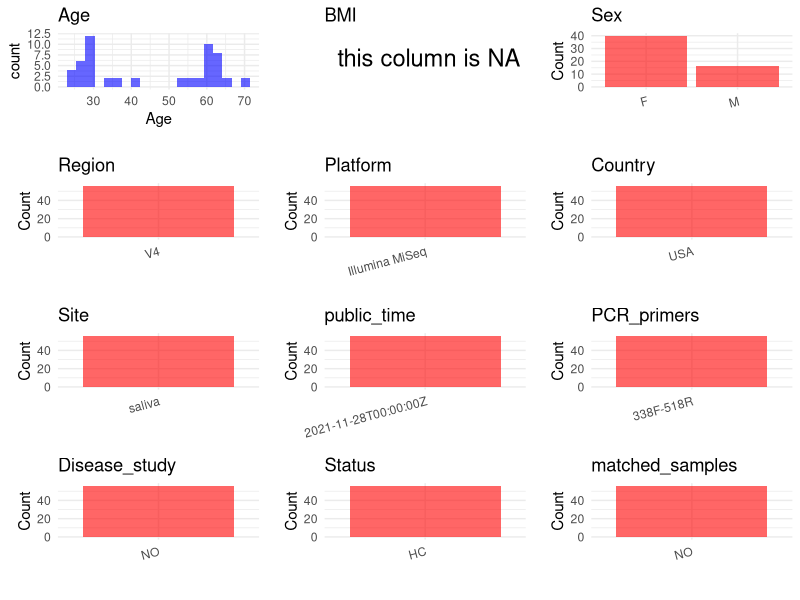

The R script that drew this image: (Note: this script raises an error after producing the figure.)
## ---- chunk 1
# Load necessary libraries
library(dplyr)
library(ggplot2)
library(cowplot)

# Set working directory (update this path to your local directory)
setwd("E:/bioproject/PRJEB48040")

# Read the initial metadata files
initial_meta <- read.csv("SraRunTable.csv", header = T)

# Display the first few rows of the metadata
head(initial_meta)
## ---- chunk 2
# Create a uniform metadata dataframe
metadata <- data.frame(
  BioProject = initial_meta$BioProject,
  Run = initial_meta$Run,
  sample_name = initial_meta$host_subject_id,
  Age = initial_meta$Host_age,
  BMI = NA,  
  Sex = initial_meta$host_sex,
  Region = initial_meta$target_subfragment..exp.,
  Platform = initial_meta$Instrument,
  Site = initial_meta$env_material,
  public_time = initial_meta$ReleaseDate,
  stringsAsFactors=FALSE
)

# Use abbreviations to indicate gender
metadata <- metadata %>%
  mutate(Sex = recode(Sex, "female" = "F", "male" = "M"))
## ---- chunk 3
# Add information obtained from the publication
metadata$Country <- "USA"
metadata$PCR_primers <- "338F-518R"
metadata$title <- "Assessing saliva microbiome collection and processing methods"
metadata$Disease_study <- "NO"
# Assign disease status based on sample_name patterns
metadata$Status <- "HC"

# Check initial data distribution
cat("Initial sample distribution:\n")
table(metadata$sample_name)
table(metadata$Site)

# Calculate sampling frequency per subject
sample_counts <- table(metadata$sample_name)
cat("\nNumber of samples per subject:\n")
print(sample_counts)

# Create matched_samples column
metadata$matched_samples <- ifelse(metadata$sample_name %in% names(sample_counts[sample_counts >= 2]), "YES", "NO")

cat("\nMatched samples distribution:\n")
table(metadata$matched_samples)

# Identify samples for removal: single samples excluding saliva and tongue coat
single_samples <- names(sample_counts[sample_counts == 1])
samples_to_remove <- metadata$sample_name %in% single_samples & 
                     !(metadata$Site %in% c("saliva", "tongue coat"))

cat("\nNumber of samples to be removed:", sum(samples_to_remove), "\n")

# Remove identified samples
metadata_clean <- metadata[!samples_to_remove, ]

cat("\nFinal sample distribution after cleaning:\n")
table(metadata_clean$sample_name)
table(metadata_clean$Site)
table(metadata_clean$matched_samples)

# Use cleaned dataset for subsequent analysis
metadata <- metadata_clean
## ---- chunk 4
# Check the number of unique runs and sample names
print(paste("Number of unique runs:", length(unique(metadata$Run))))
print(paste("Number of unique sample names:", length(unique(metadata$sample_name))))
## ---- chunk 5
# Select columns for visualization
plot_data <- metadata %>%
  select(-BioProject, -Run, -sample_name, -title)

# Function to create simple plots for each column
create_simple_plots <- function(data) {
  plots <- list()
  
  for (col in colnames(data)) {
    # Check if the column is all NA
    if (all(is.na(data[[col]]))) {
      # Create an empty plot with text indicating all NA
      p <- ggplot() +
        annotate("text", x = 0.5, y = 0.5, label = "this column is NA", size = 6) +
        labs(title = col) +
        theme_void()
    } else if (is.numeric(data[[col]])) {
      # Numeric variable: histogram
      p <- ggplot(data, aes(x = .data[[col]])) +
        geom_histogram(fill = "blue", alpha = 0.6, bins = 20, na.rm = TRUE) +
        labs(title = col) +
        theme_minimal()
    } else {
      # Categorical variable: bar plot (remove NA values)
      count_data <- as.data.frame(table(data[[col]], useNA = "ifany"))
      p <- ggplot(count_data, aes(x = reorder(Var1, -Freq), y = Freq)) +
        geom_col(fill = "red", alpha = 0.6) +
        labs(title = col, x = NULL, y = "Count") +
        theme_minimal() +
        theme(axis.text.x = element_text(angle = 15, hjust = 1))
    }
    plots[[col]] <- p
  }
  
  return(plots)
}

# Generate and arrange plots
plots <- create_simple_plots(plot_data)
p<-plot_grid(plots$Age, 
          plots$BMI, 
          plots$Sex, 
          plots$Region, 
          plots$Platform, 
          plots$Country, 
          plots$Site,
          plots$public_time, 
          plots$PCR_primers,
          plots$Disease_study,
          plots$Status,
          plots$matched_samples,# add 
          ncol = 3, align = "hv", axis = "lb")
ggsave("Metadata_Summary.png", plot = p, width = 8, height = 6, dpi = 150)
## ---- chunk 6
knitr::include_graphics("Metadata_Summary.png")
## ---- chunk 7
# Reorder columns to match the desired format
metadata <- metadata[, c(
  "BioProject", "Run", "sample_name", "Age", "BMI", "Sex", 
  "Region", "Platform", "Country", "Site", "public_time", 
  "PCR_primers", "title", "Disease_study", "Status", "matched_samples"
)]

# Export the uniform metadata to a CSV file
write.csv(metadata, file = "metadata.csv", quote = FALSE)
head(metadata)
